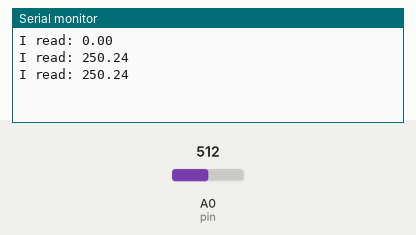
Bench run of a sketch on a simulated Arduino Uno, built with avr-gcc and run on an emulated ATmega328P. On the bench: the last lines printed to the serial monitor. Inputs (shaded band) come from the test bench; at power-on: A0 (pin) = 512.

Above: at 2.8 s.
2.9 s: A0 (pin) set to 716
At 3.5 s:
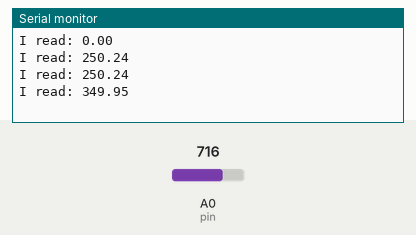
4.4 s: A0 (pin) set to 900
At 5.8 s:
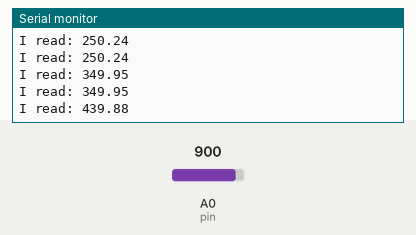
Timing chart, 0 to 7.4 s (numbered marks = the images above; inputs shaded):
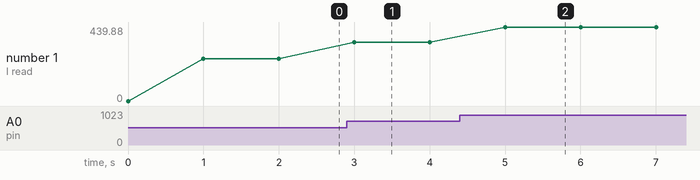

The sketch:

threads.ino
```cpp
#include "Thread.h"
#include "ThreadController.h"
#include <math.h>
class SensorThread : public Thread
{
  public:
    double temp = 0;
    int pin;

    void run()
    {
        setTemperature(analogRead(pin));
        runned();
    }

    void setTemperature(int rawADC)
    {
        temp = (5.0 * rawADC * 100.0) / 1023.0;
    }

    double getTemperature()
    {
        return temp;
    }
};

SensorThread sensor = SensorThread();
ThreadController controller = ThreadController();

void setup()
{
    sensor.pin = A0;
    sensor.setInterval(11);

    controller.add(&sensor);
    Serial.begin(9600);

    while (!Serial)
    {
        ;
    }
}

void loop()
{
    controller.run();
    Serial.print("I read: ");
    Serial.println(sensor.getTemperature());
    delay(1000);
}
```

Measured:
- after the input at 2.9 s, the serial monitor: prints a new line after 0.10 s (image 1)
- after the input at 4.4 s, the serial monitor: prints a new line after 0.60 s (image 2)
- plotted number 1: 250.24 → 349.95 after the input at 2.9 s, 349.95 → 439.88 after the input at 4.4 s
